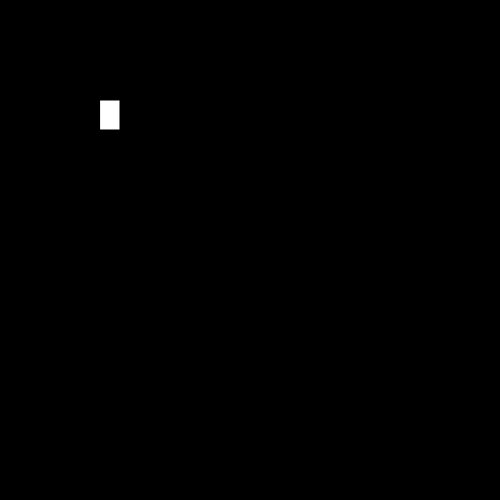
Frame 1 (no input)
Frame 60 (no input): identical to frame 1, image omitted
Frame 120 (the mouse pressed at the canvas centre since frame 60): identical to frame 1, image omitted

The p5.js sketch that drew this single still picture (run headless with seeded random() and noise() and a simulated clock; from frame 60 on, the mouse is pressed at the canvas centre):

// p5.js sketch
// ── sketch.js

  function setup() {
    createCanvas(500, 500);
  }
  
  function draw() {
    background(0);
    rect(100, 100, 20, 30);
  }
